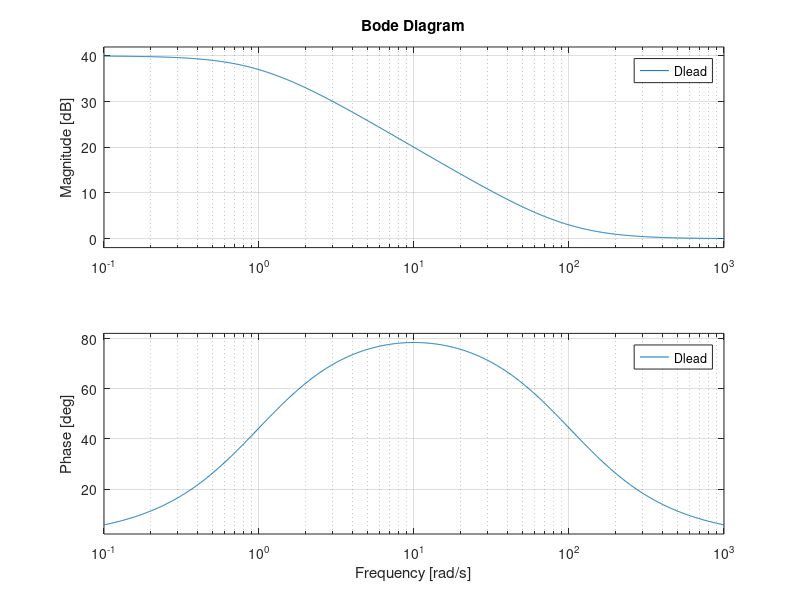
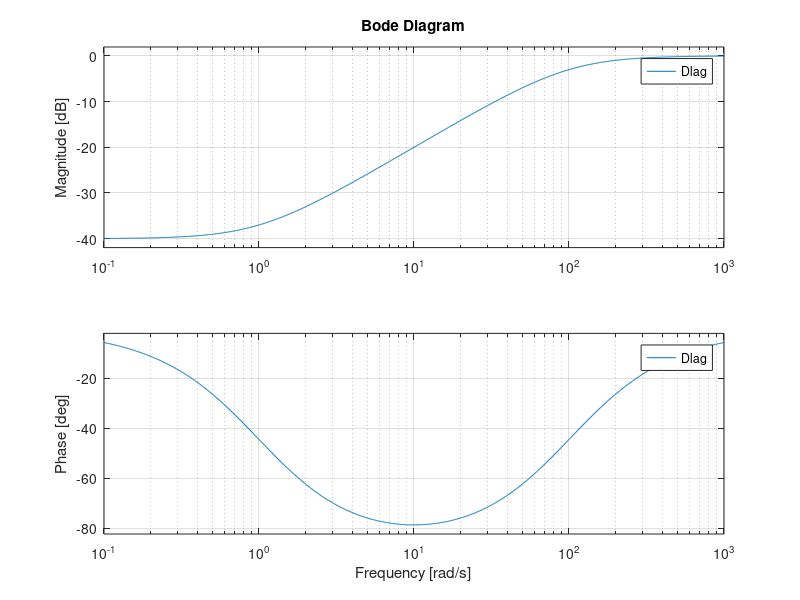
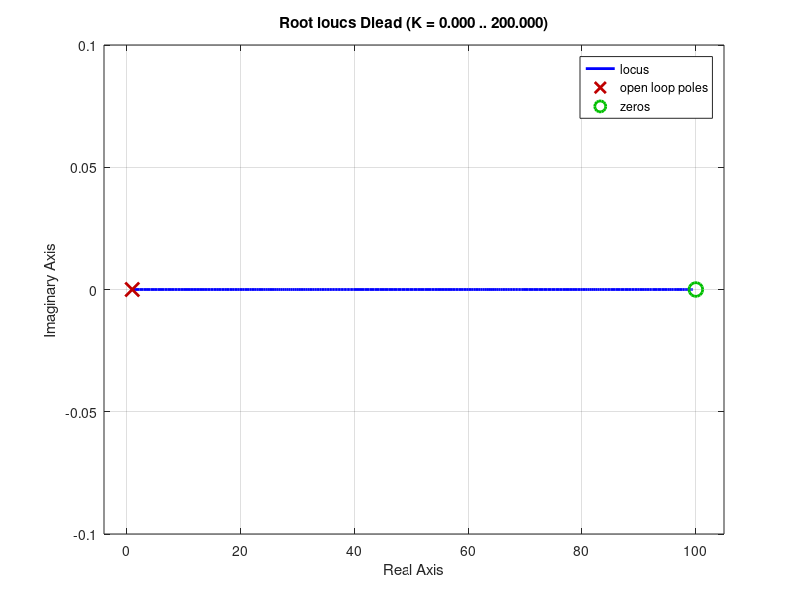
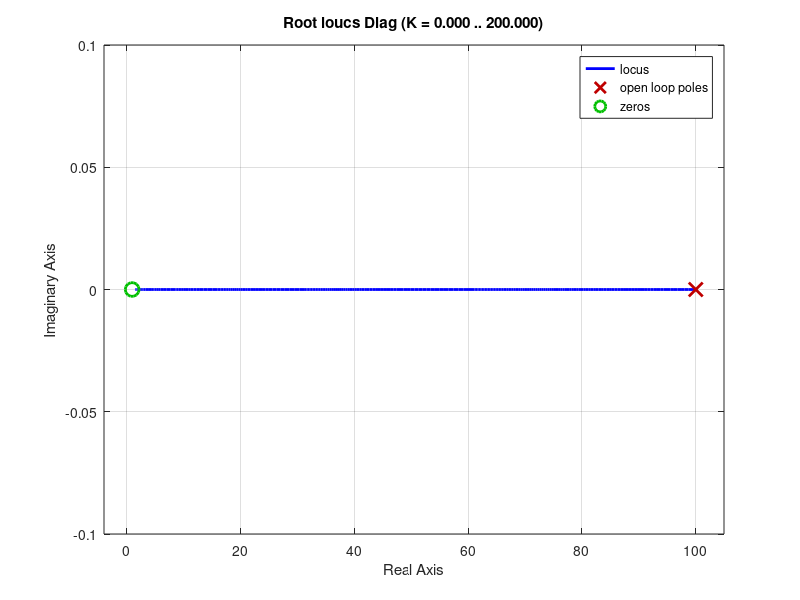

Recreate these plots in MATLAB, in order.
%% Explore Lead lag
% Uisng RR from Prof. Bewley

%Status: Completed lead lag analysis + overleaf chapter
clear; clc; close all;

%Define
K = 60 * 2000 * 0.95
Dlead = tf([1 -100], [1 -1]) % p > z | p leads the z
Dlag = tf([1 -1], [1 -100]) % p < z  | p lags the z
Dll = K * Dlead * Dlag

%% analyze bode plots
bode(Dlead) % looks like a low pass filter with a pos. phas bump at freq 10
figure()
bode(Dlag) % looks like a high pass filter with a neg. phas dip at freq 10

%% analyze the root locus
figure()
rlocus(Dlead) %zero @ 100, pole @ 1 - straight line between the two
figure()
rlocus(Dlag) %zero @ 1, pole @ 100 - straight line between the two

